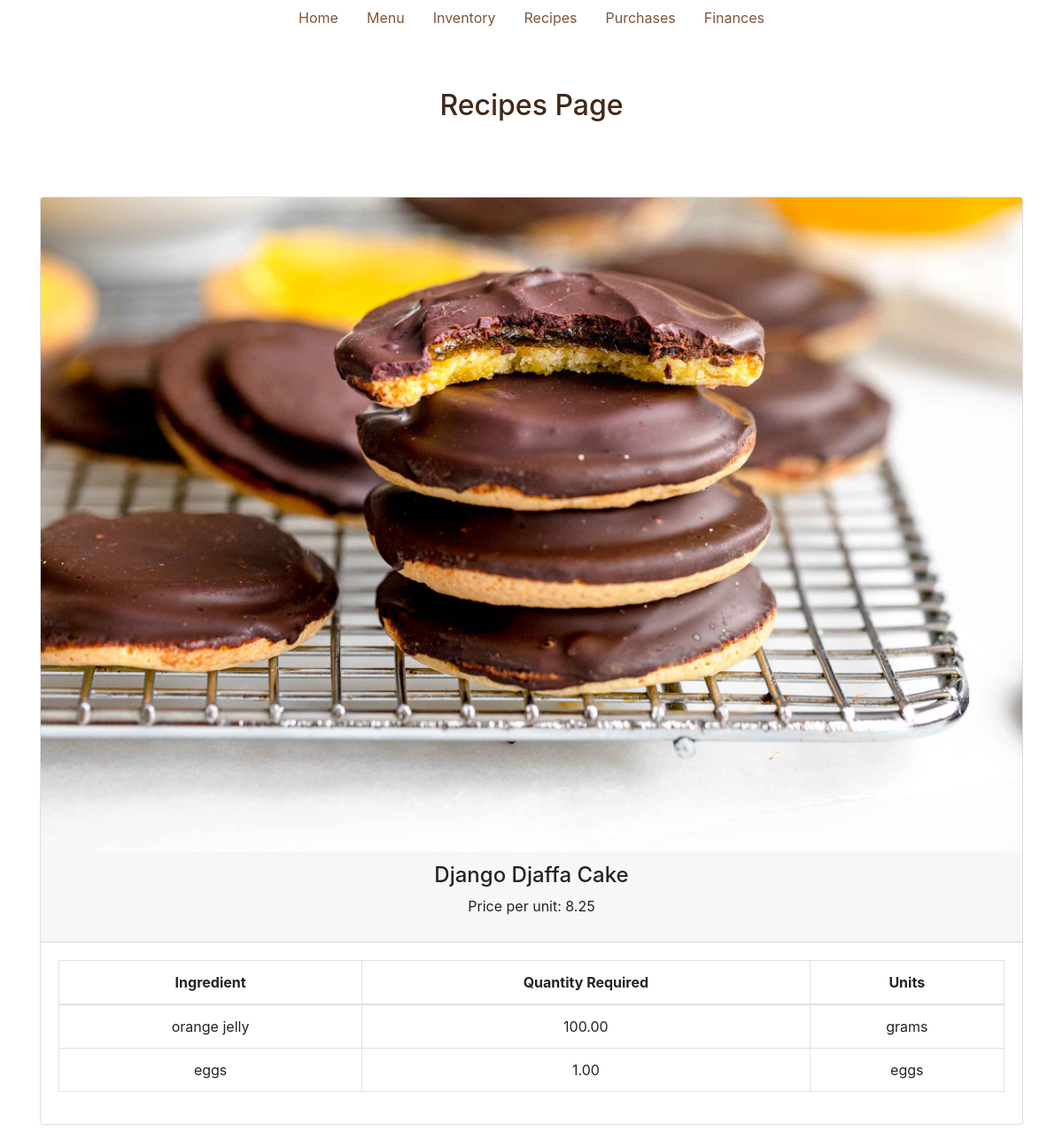
The app's page /recipes/ with its own data.
### inventory/models.py (models this page shows, shortened)
class MenuItem(models.Model):
    name = models.CharField(max_length=200)
    pricePerUnit = models.DecimalField(max_digits=10, decimal_places=2)
    def __str__(self):
        return self.name

class RecipeReq(models.Model):
    menu_item = models.ForeignKey(MenuItem, on_delete=models.CASCADE, related_name='recipe_requirements')
    ingredient = models.ForeignKey(Ingredient, on_delete=models.CASCADE)
    qty_req = models.DecimalField(max_digits=10, decimal_places=2)
    class Meta:
        unique_together = ('menu_item', 'ingredient')
    def __str__(self):
        return f'{self.menu_item} requires {self.qty_req} of {self.ingredient}'

class Ingredient(models.Model):
    name = models.CharField(max_length=200)
    qty = models.PositiveIntegerField()
    units = models.CharField(max_length=200, default="unit")
    price = models.DecimalField(max_digits=10, decimal_places=2)
    def __str__(self):
        return self.name

### inventory/views.py (the view)
# urls.py: path('recipes/', views.recipes_view, name='recipes_view'),
def recipes_view(request):
    recipes = RecipeReq.objects.select_related('menu_item', 'ingredient').all()
    group_recipes = {}
    for menu_item, items in groupby(recipes, key=attrgetter('menu_item')):
        group_recipes[menu_item] = list(items)
    print(group_recipes)
    return render(request, 'recipes.html', {'group_recipes': group_recipes})

### inventory/templates/recipes.html (shortened to what this page needs)
{% extends 'base.html' %}
{% load static %}
{% block content %}
<h2 class="page-head">Recipes Page</h2>
<div class="container">
<div class="row">
<div class="container mt-3">
    {% for menu_item, recipes in group_recipes.items %}
      <div class="card mb-3 text-center">
        <img class="card-img-top" src="{% static 'images/djaffa-cake.jpg' %}" alt="Django Djaffa Cake">
        <div class="card-header">
          <h4>{{ menu_item.name }}</h4>
          <p>Price per unit: {{ menu_item.pricePerUnit }}</p>
        </div>
        <div class="card-body">
          <table class="table table-bordered">
            <thead>
              <tr>
                <th>Ingredient</th>
                <th>Quantity Required</th>
                <th>Units</th>
              </tr>
            </thead>
            <tbody>
              {% for recipe in recipes %}
                <tr>
                  <td>{{ recipe.ingredient.name }}</td>
                  <td>{{ recipe.qty_req }}</td>
                  <td>{{ recipe.ingredient.units }}</td>
                </tr>
              {% endfor %}
            </tbody>
          </table>
        </div>
      </div>
    {% empty %}
      <p>No recipes available.</p>
    {% endfor %}
</div>
</div>
</div>
{% endblock %}

### inventory/static/styles.css (style rules this page uses)
.page-head { padding: 5%; color: #432818; text-align: center; }

### records on screen
MenuItem: name "Django Djaffa Cake", pricePerUnit "8.25"
RecipeReq: ingredient.name "orange jelly", qty_req "100.00", ingredient.units "grams"
RecipeReq: ingredient.name "eggs", qty_req "1.00", ingredient.units "eggs"
